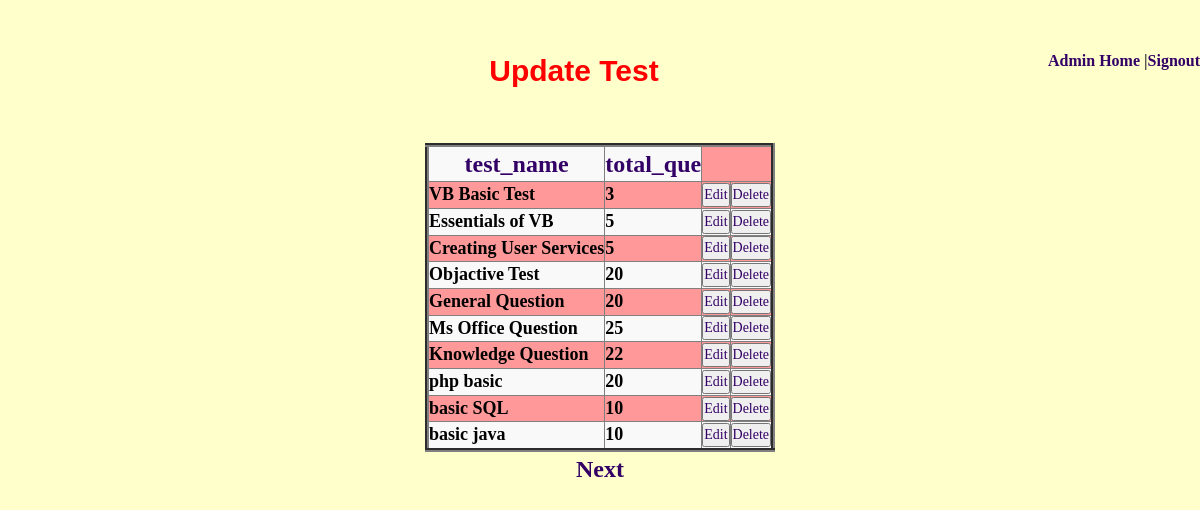
Screenshot of /admin/updatetest.php with the database file from the repository.
### tables this page shows
CREATE TABLE IF NOT EXISTS `mst_test` (
  `test_id` int(5) NOT NULL AUTO_INCREMENT,
  `sub_id` int(5) DEFAULT NULL,
  `test_name` varchar(30) DEFAULT NULL,
  `total_que` varchar(15) DEFAULT NULL,
  PRIMARY KEY (`test_id`)
);

### admin/updatetest.php (the view, shortened to what this page needs)
<!DOCTYPE html PUBLIC "-//W3C//DTD XHTML 1.0 Transitional//EN" "http://www.w3.org/TR/xhtml1/DTD/xhtml1-transitional.dtd">
<html xmlns="http://www.w3.org/1999/xhtml">
<head>
<link rel="stylesheet" href="http://maxcdn.bootstrapcdn.com/bootstrap/3.2.0/css/bootstrap.min.css">
<link rel="stylesheet" href="bootstrap-3.3.2-dist/css/bootstrap.min.css"  type="text/css" />
<link rel="stylesheet" href="quiz.css" type="text/css"/>
</head>
<body style="background:#FFC;">
<div align=\"center\" style='font-size:16px;'><strong style="float:right;"  style="margin-top:-80px;"><a href="adminlogin.php"> Admin Home </a>|<a href="signout.php">Signout</a></strong></div>
<form method='get'>
<?PHP
if (!isset($_GET['startrow']) or !is_numeric($_GET['startrow'])) {
  $startrow = 0;
} else {
  $startrow = (int)$_GET['startrow'];
}
$fetch = mysql_query("SELECT * FROM mst_test LIMIT $startrow, 10")or
die(mysql_error());
   $num=mysql_num_rows($fetch);
        if($num>0)
        {
			echo "<p class='head1' style='margin-top:50px; margin-bottom:50px; margin-left:100px;'>Update Test </p>"; ?>
<?php  ?> <?php
        echo "<center><table class='table-striped' border=4></center>";
        echo "<tr class=style11><td>test_name</td><td>total_que</td></tr>";
        for($i=0;$i<$num;$i++)
        {
        $row=mysql_fetch_row($fetch);
        echo "<tr>";
        echo"<td class=style4>$row[2]</td>";
        echo"<td class=style4>$row[3]</td>";?>
		 <td><a href="edittest.php? test_id=<?php echo $row['0'];?>"><input type="button" name="Edit" value="Edit"></td>
      <td><a href="delettest.php? test_id=<?php echo $row['0'];?>"><input type="button" name="Delete" value="Delete" onClick="return confirmDelete()"></td>
		<?php
        echo"</tr>";
        }
        }
echo '<a class=style2 href="'.$_SERVER['PHP_SELF'].'?startrow='.($startrow+10).'">Next </a>';
?>
</form>
</body>
</html>

### admin/quiz.css (style rules this page uses)
body { margin-left: 0px; margin-top: 0px; background:#FFC; font-family:"Times New Roman", Times, serif; }
.table-striped { background:#F99; }
.style2 { color:#FF0000; font-size:24px; font-weight: bold; text-align:center; }
.style4 { color: #000000; font-size:18px; font-weight: bold; }
.style11 { color:#330066; font-size:24px; font-weight: bold; text-align:center; }
a:link { color: #330066; text-decoration: none; }
.head1 { font-family: Arial, Helvetica, sans-serif; font-size: 30px; color: #FF0000; text-align: center; font-weight: bold; }
* { margin:0px; padding:0px; }

### rows the page displays
mst_test: test_name "VB Basic Test", total_que "3"
mst_test: test_name "Essentials of VB", total_que "5"
mst_test: test_name "Creating User Services", total_que "5"
mst_test: test_name "Objactive Test", total_que "20"
mst_test: test_name "General Question", total_que "20"
mst_test: test_name "Ms Office Question", total_que "25"
mst_test: test_name "Knowledge Question", total_que "22"
mst_test: test_name "php basic", total_que "20"
mst_test: test_name "basic SQL", total_que "10"
mst_test: test_name "basic java", total_que "10"
